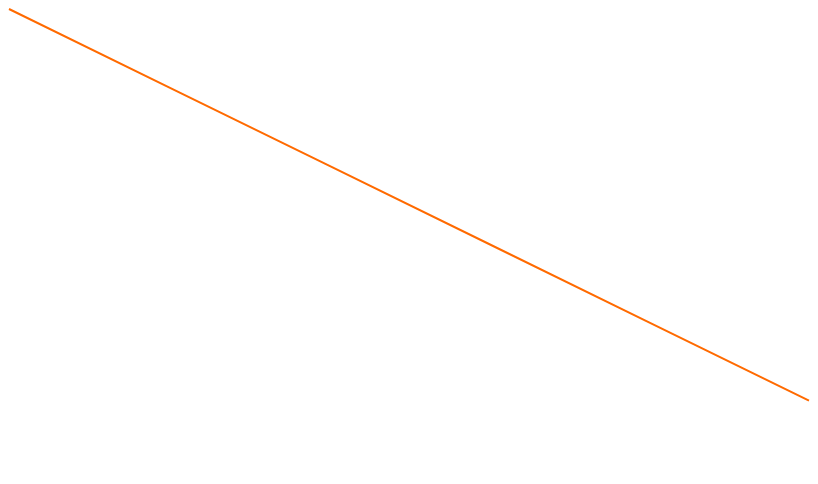

This figure's notebook cell:
### Markdown cell above
## Frame Elements

### Code cell
# Is possible to remove specific elements of the plot frame like:
# the Grid, 
# the Domain (Solid Y and X axis lines), 
# the Axes (numbers on the axis), 
# the Stroke (border around the plot)


source=pd.DataFrame(data={'a':[1,2,3,4,5,6],'b':[6,5,4,3,2,1]})

(alt.Chart(source)
    .mark_line()
    .encode(
        x=alt.X('a:Q', axis=None),
        y=alt.Y('b:Q', axis= None)
            ) 
    .configure_axis(grid=False, domain=False)
    .configure_view(stroke=None)
)

### Figure 1 — Vega-Lite specification as saved in the notebook (floating-point values rounded to 4 significant figures)
{"config": {"area": {"fill": "#FF6A00"}, "bar": {"fill": "#FF6A00"}, "view": {"continuousWidth": 800, "continuousHeight": 470, "stroke": null}, "axisBand": {"grid": false}, "axis": {"domain": false, "domainColor": "#B5B5B5", "domainWidth": 1, "grid": false, "gridColor": "#F7F4EF", "gridWidth": 1, "labelFont": "Super Grotesk Offc Pro", "labelFontSize": 12, "labelPadding": 4, "tickColor": "#B5B5B5", "tickSize": 5, "titleFont": "Super Grotesk Offc Pro", "titleFontSize": 14, "titlePadding": 10}, "axisY": {"titleAngle": 0, "titleY": -10, "titleX": -20}, "background": "#ffffff", "legend": {"labelFontSize": 11, "padding": 1, "symbolSize": 30, "symbolType": "square", "title": null, "titleFont": "Super Grotesk Offc Pro", "titleFontSize": 14, "labelFont": "Super Grotesk Offc Pro", "titlePadding": 10, "orient": "right", "direction": "vertical"}, "line": {"stroke": "#FF6A00", "strokeWidth": 2}, "point": {"filled": true}, "rect": {"fill": "#FF6A00"}, "range": {"category": ["#FF6A00", "#00B67D", "#FA4092", "#169FD9", "#FFC000"]}, "style": {"bar": {"binSpacing": 2, "fill": "#FF6A00", "stroke": null}}, "title": {"anchor": "start", "font": "Super Grotesk Offc Pro", "fontSize": 24, "fontWeight": 600, "offset": 20}}, "data": {"name": "data-684c81a1bf145f877bce0c857c3fadd8"}, "mark": "line", "encoding": {"x": {"axis": null, "field": "a", "type": "quantitative"}, "y": {"axis": null, "field": "b", "type": "quantitative"}}, "$schema": "https://vega.github.io/schema/vega-lite/v4.17.0.json", "datasets": {"data-684c81a1bf145f877bce0c857c3fadd8": [{"a": 1, "b": 6}, {"a": 2, "b": 5}, {"a": 3, "b": 4}, {"a": 4, "b": 3}, {"a": 5, "b": 2}, {"a": 6, "b": 1}]}}
